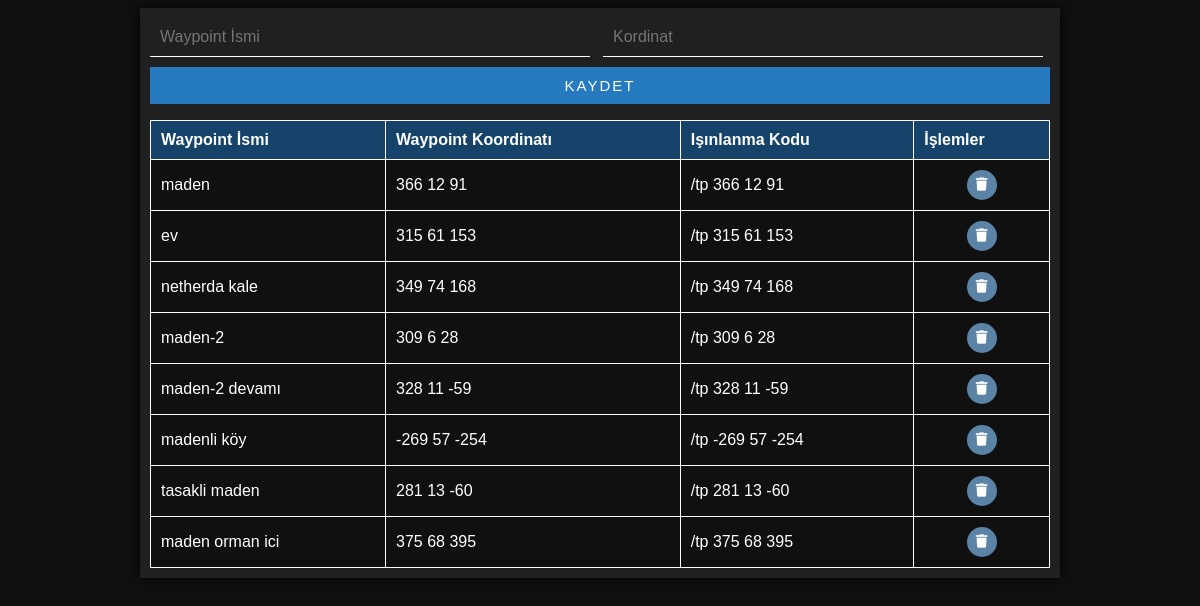
Page /waypoint/index.php (signed in) on the committed database.
### tables this page shows
CREATE TABLE `waypoints` (
  `id` int(60) UNSIGNED NOT NULL,
  `isim` varchar(20) NOT NULL,
  `kordinat` varchar(100) NOT NULL,
  `kod` mediumtext NOT NULL
);

### waypoint/index.php (the view, shortened to what this page needs)
<?php
include("config.php");
$sorgu=$db->prepare("SELECT * FROM waypoints");
$sorgu->execute();
$waypoint=$sorgu-> fetchAll(PDO::FETCH_OBJ);
?>
<html>
<head>
<link rel="stylesheet" href="https://cdnjs.cloudflare.com/ajax/libs/font-awesome/5.15.2/css/all.min.css">
</head>
<body>
<div class="content">
    <form method="POST">
        <input type="text" autocomplete="off" name="waypoint" placeholder="Waypoint İsmi">
        <input style="float:right;" autocomplete="off" type="text" name="kordinat" placeholder="Kordinat">
        <button class="kaydet">kaydet</button>
    </form>
    <table>
        <tr class="one">
            <td>Waypoint İsmi</td>
            <td>Waypoint Koordinatı</td>
            <td>Işınlanma Kodu</td>
            <td>İşlemler</td>
        </tr>
        <?php
            foreach($waypoint as $person){
        ?>
        <tr>
            <td><?= $person->isim ?></td>
            <td><?= $person->kordinat ?></td>
            <td><?= $person->kod ?></td>
            <td><button onclick="window.location.href='/waypoint/delete?id=<?= $person->id ?>';"><i class="fas fa-trash"></i></button></td>
        </tr>
        <?php } ?>
    </table>
</div>
</body>
</html>

### waypoint/index.php (style rules this page uses)
body { background-color:#101010; }
.content { width:900px; padding:10px; margin:auto; max-height:590px; box-shadow:0px 0px 10px black; background-color:#202020; overflow:auto; }
.content input { border:none; border-bottom:1px solid white; outline:none; background-color:#202020; color:white; padding:10px; font-size:16; transition:0.5s; width:440px; display:inline; margin-right:7px; }
.content .kaydet { width:100%; display:block; margin-top:10px; background-color:#267abf; color:white; border:none; outline:none; padding:10px; font-size:15px; text-transform:uppercase; letter-spacing:2px; transition:0.5s; cursor:pointer; }
.content table { color:white; width:100%; font-family:sans-serif; border-collapse:collapse; }
.content table .one { background-color:#154369; font-weight:bold; }
.content table .one td { background-color:#154369; }
.content table td { border:1px solid white; padding:10px; background-color:#101010; }
.content table td button { width:30px; height:30px; border-radius:50%; border:none; outline:none; color:white; background-color:#5a83a6; cursor:pointer; display:block; margin:auto; }

### rows in the picture
waypoints: isim "maden", kordinat "366 12 91", kod "/tp 366 12 91"
waypoints: isim "ev", kordinat "315 61 153", kod "/tp 315 61 153"
waypoints: isim "netherda kale", kordinat "349 74 168", kod "/tp 349 74 168"
waypoints: isim "maden-2", kordinat "309 6 28", kod "/tp 309 6 28"
waypoints: isim "maden-2 devamı", kordinat "328 11 -59", kod "/tp 328 11 -59"
waypoints: isim "madenli köy", kordinat "-269 57 -254", kod "/tp -269 57 -254"
waypoints: isim "tasakli maden", kordinat "281 13 -60", kod "/tp 281 13 -60"
waypoints: isim "maden orman ici", kordinat "375 68 395", kod "/tp 375 68 395"
